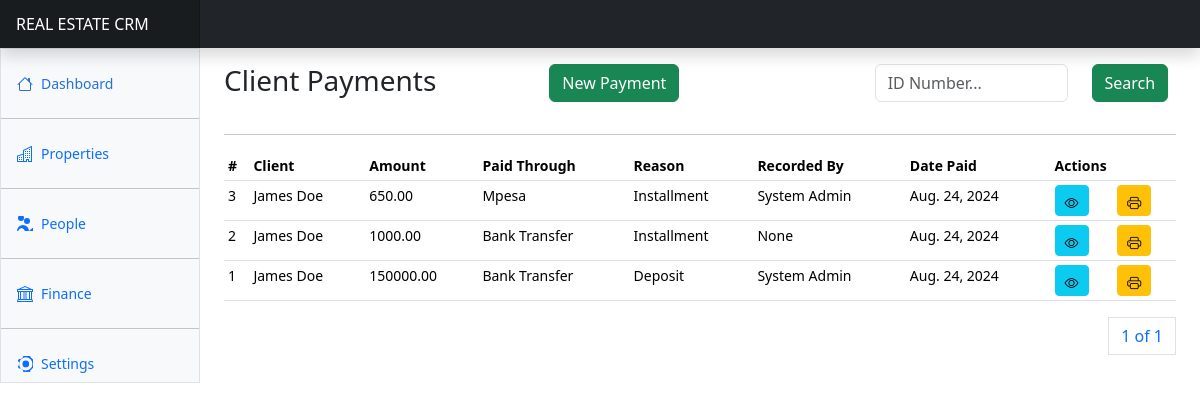
Page /finance/payments/ (signed in) on the committed database.
### apps/finance/models.py (models this page shows, shortened)
class ClientPayment(AbstractBaseModel):
    client = models.ForeignKey("users.Client", on_delete=models.CASCADE)
    amount = models.DecimalField(max_digits=100, decimal_places=2)
    payment_reason = models.CharField(max_length=255, choices=PAYMENT_REASONS)
    recorded_by = models.ForeignKey("users.User", on_delete=models.SET_NULL, null=True)
    payment_method = models.CharField(max_length=255, choices=PAYMENT_METHODS)
    date_paid = models.DateField()
    installment = models.ForeignKey(
        ClientInstallment,
        on_delete=models.SET_NULL,
        null=True,
        related_name="installmentpayments",
    )

### apps/users/models.py (models this page shows, shortened)
class Client(AbstractBaseModel):
    name = models.CharField(max_length=255)
    email = models.EmailField(null=True)
    phone_number = models.CharField(max_length=255)
    id_number = models.CharField(max_length=255, null=True)
    kra_pin = models.CharField(max_length=255, null=True)
    gender = models.CharField(max_length=255)
    address = models.CharField(max_length=255, null=True)
    city = models.CharField(max_length=255, null=True)
    country = models.CharField(max_length=255, null=True)
    id_copy = models.FileField(upload_to="client_ids/", null=True)
    kra_certificate = models.FileField(upload_to="kra_cerificates/", null=True)
    photo = models.ImageField(upload_to="client_photos/", null=True)
    def __str__(self):
        return self.name

class User(AbstractUser, AbstractBaseModel):
    role = models.CharField(choices=ROLE_CHOICES, max_length=32)
    phone_number = models.CharField(max_length=255)
    id_number = models.CharField(max_length=255, null=True)
    kra_pin = models.CharField(max_length=255, null=True)
    gender = models.CharField(max_length=255)
    position = models.CharField(max_length=255, null=True)
    address = models.CharField(max_length=255, null=True)
    city = models.CharField(max_length=255, null=True)
    country = models.CharField(max_length=255, null=True)
    def __str__(self):
        if self.first_name and self.last_name:
            return f"{self.first_name} {self.last_name}"
        else:
            return self.username

### apps/finance/payments/views.py (the view)
# urls.py: path("payments/", payments, name="payments"),
@login_required(login_url="/users/login")
def payments(request):
    payments = ClientPayment.objects.all().order_by("-created")
    clients = Client.objects.all()
    if request.method == "POST":
        id_number = request.POST.get("id_number")
        payments = ClientPayment.objects.filter(
            Q(client__id_number__icontains=id_number)
        )
    paginator = Paginator(payments, 10)
    page_number = request.GET.get("page")
    page_obj = paginator.get_page(page_number)
    context = {
        "page_obj": page_obj,
        "payment_methods": PAYMENT_METHODS,
        "payment_reasons": PAYMENT_REASONS,
        "clients": clients,
    }
    return render(request, "finance/payments/payments.html", context)

### templates/finance/payments/payments.html (shortened to what this page needs)
{% extends "base.html" %}
{% block content %}
<div class="row">
    <div class="col-4">
        <h3>Client Payments</h3>
    </div>
    <div class="col-4">
        <a class="btn btn-success" data-bs-toggle="modal" data-bs-target="#newPaymentModal">New Payment</a>
    </div>
    <div class="col-4">
      <form method="POST">
        <div class="input-group mb-3">
          <div class="row">
            <div class="col-8">
              <input type="text" class="form-control" name="search_text" id="search_text" placeholder="ID Number..." >
            </div>
            <div class="col-4">
              <button class="btn btn-success">Search</button>
            </div>
          </div>
        </div>
      </form>
    </div>
</div>
<hr/>
      <div class="table-responsive small">
        <table class="table table-sm">
          <thead>
            <tr>
              <th scope="col">#</th>
              <th scope="col">Client</th>
              <th scope="col">Amount</th>
              <th scope="col">Paid Through</th>
              <th scope="col">Reason</th>
              <th scope="col">Recorded By</th>
              <th scope="col">Date Paid</th>
              <th scope="col" colspan="2">Actions</th>
            </tr>
          </thead>
          <tbody>
            {% for payment in page_obj %}
            <tr>
              <td>{{payment.id}}</td>
              <td>{{payment.client}}</td>
              <td>{{payment.amount}}</td>
              <td>{{payment.payment_method}}</td>
              <td>{{payment.payment_reason}}</td>
              <td>{{payment.recorded_by}}</td>
              <td>{{payment.date_paid}}</td>
              <td><a href="#" class="btn btn-info btn-sm" data-bs-toggle="modal" data-bs-target="#paymentDetailsModal{{ payment.id }}">
                <i class="bi bi-eye"></i>
              </a></td>
              <td><a href="#" class="btn btn-warning btn-sm">
                <i class="bi bi-printer"></i>
              </a></td>
            </tr>
            {% endfor %}
          </tbody>
        </table>
        <div>
          <nav aria-label="Page navigation example">
            <ul class="pagination justify-content-end">
              <a class="page-link" href="#">{{ page_obj.number }} of {{ page_obj.paginator.num_pages }}</a>
            </ul>
          </nav>
        </div>
      </div>
{% endblock content %}

### static/dashboard.css (style rules this page uses)
.bi { display: inline-block; width: 1rem; height: 1rem; }

### templates/base.html (style rules this page uses)
.bi { vertical-align: -.125em; fill: currentColor; }

### rows in the picture
ClientPayment: id "3", client "James Doe", amount "650.00", payment_method "Mpesa", payment_reason "Installment", recorded_by "System Admin", date_paid "Aug. 24, 2024"
ClientPayment: id "2", client "James Doe", amount "1000.00", payment_method "Bank Transfer", payment_reason "Installment", recorded_by "None", date_paid "Aug. 24, 2024"
ClientPayment: id "1", client "James Doe", amount "150000.00", payment_method "Bank Transfer", payment_reason "Deposit", recorded_by "System Admin", date_paid "Aug. 24, 2024"

### other values in the picture
{{ page_obj.number }} "1"
{{ page_obj.paginator.num_pages }} "1"
